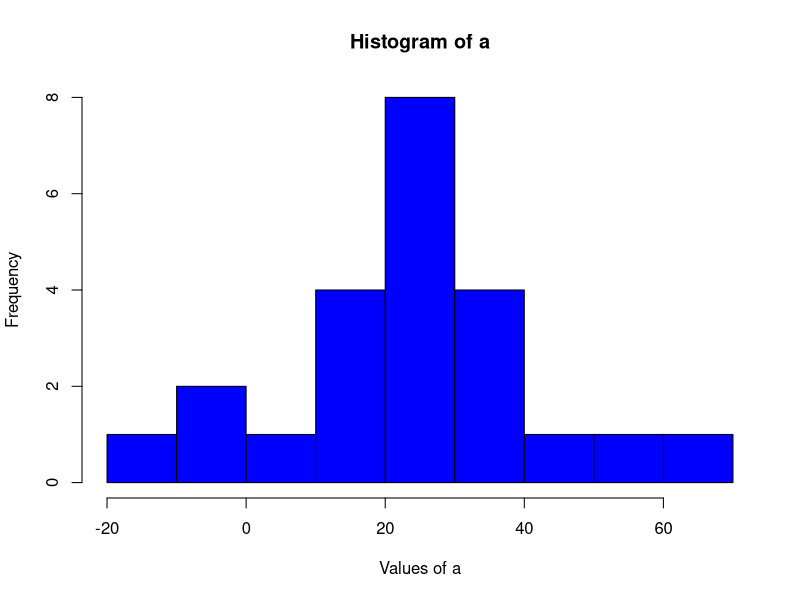
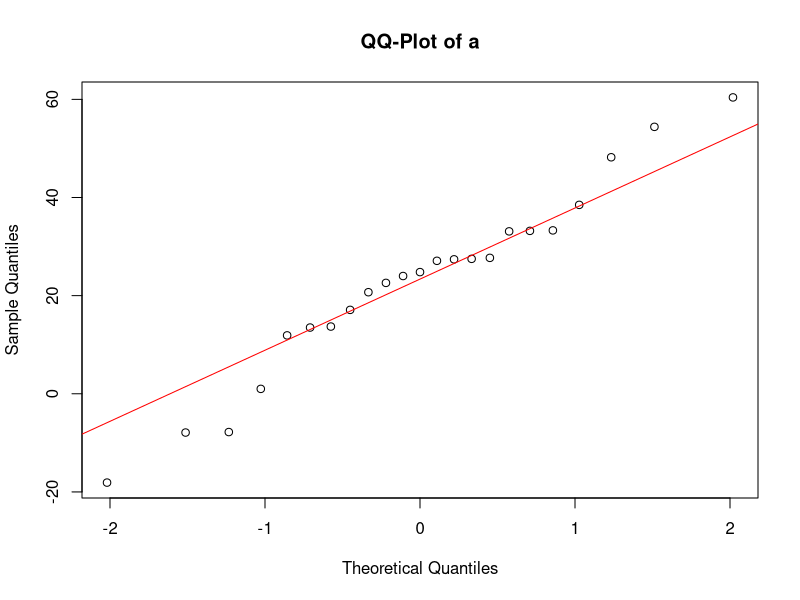

The R script that drew these images, in order:
a <- c(1.0, 22.6, 38.5, 11.9, 20.7, 13.7, -7.9, 48.2, 33.2, 27.4, 27.7, 24.0, 54.4, 24.8, 60.4, 13.5, 33.1, 33.3, -7.8, 27.5, -18.1, 27.1, 17.1)
b <- c(-12.8, 30.2, 6.5, -8.2, -3.0, 28.0, 27.9, 22.1, 33.5, 31.4, 24.8, 9.9, -21.9, 17.8, 45.4, 13.5, 13.6, 23.8, 48.7, 9.1, 2.6, 19.8)
n = length(a)
m=length(b)


sample_variance <- function(x) {
  n <- length(x)
  mean_x <- mean(x)
  s = 0
  for (i in x){
    s = s + (i - mean_x)^2
  }
  variance <- s / (n - 1)
  return(variance)
}

pooled_variance <- function(x, y) {
  na <- length(x)
  nb <- length(y)
  sa <- sample_variance(x)
  sb <- sample_variance(y)
  pooled <- ((na-1)*sa + (nb-1)*sb )/ ((na) + nb - 2)
  return(pooled)
}
sa = sample_variance(a)
sb = sample_variance(b)
print(sa)
print(sb)

sp = pooled_variance(a,b)
print(sp)

Estadistico_H0 = (16.48636-22.88261)/sqrt(344.2525*(1/22+1/23))

p.valor = pt(Estadistico_H0, df=n+m-1) + (1 - pt(-Estadistico_H0, df=n+m-1))
print(p.valor)

t.test(a,b)

a <- c(1.0, 22.6, 38.5, 11.9, 20.7, 13.7, -7.9, 48.2, 33.2, 27.4, 27.7, 24.0, 54.4, 24.8, 60.4, 13.5, 33.1, 33.3, -7.8, 27.5, -18.1, 27.1, 17.1)

# Plot Histogram
hist(a, main = "Histogram of a", xlab = "Values of a", col = "blue")

# Generate QQ-Plot
qqnorm(a, main = "QQ-Plot of a")
qqline(a, col = "red")
shapiro.test(a)

## PUNTO B - INTERVALO DE CONGIANZA NIVEL 95%
b.intervaloConfianza = c( (-qt(1-0.05/2, df=n+m-1)* 5.533113)-6.39625, (-qt(0.05/2, df=n+m-1)* 5.533113)-6.39625)
print( b.intervaloConfianza )
